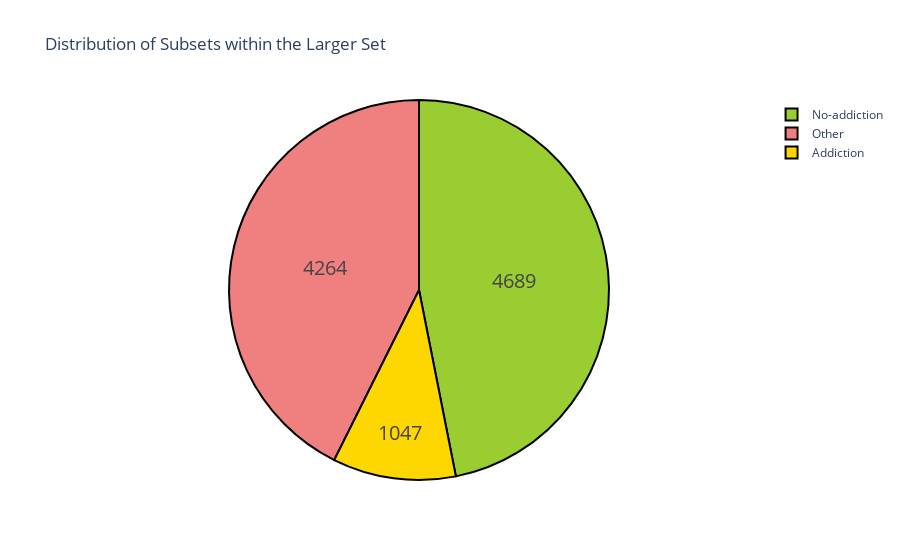

Notebook source saved alongside this figure:
### Code cell
sizes = [addiction, no_addiction, 10000 - addiction - no_addiction]

# Labels for the subsets
labels = ['Addiction', 'No-addiction', 'Other']

# Create an interactive pie chart
fig = go.Figure(data=[go.Pie(labels=labels, values=sizes)])
fig.update_traces(hoverinfo='label+percent', textinfo='value', textfont_size=20,
                  marker=dict(colors=['gold', 'yellowgreen', 'lightcoral'], line=dict(color='#000000', width=2)))
fig.update_layout(title_text="Distribution of Subsets within the Larger Set")
fig.show()

### Figure 1 — Plotly figure (JSON) as saved in the notebook; plotly's stock layout.template omitted (floating-point values rounded to 4 significant figures)
{"data": [{"hoverinfo": "label+percent", "labels": ["Addiction", "No-addiction", "Other"], "marker": {"colors": ["gold", "yellowgreen", "lightcoral"], "line": {"color": "#000000", "width": 2}}, "textfont": {"size": 20}, "textinfo": "value", "type": "pie", "values": [1047, 4689, 4264]}], "layout": {"title": {"text": "Distribution of Subsets within the Larger Set"}}}
